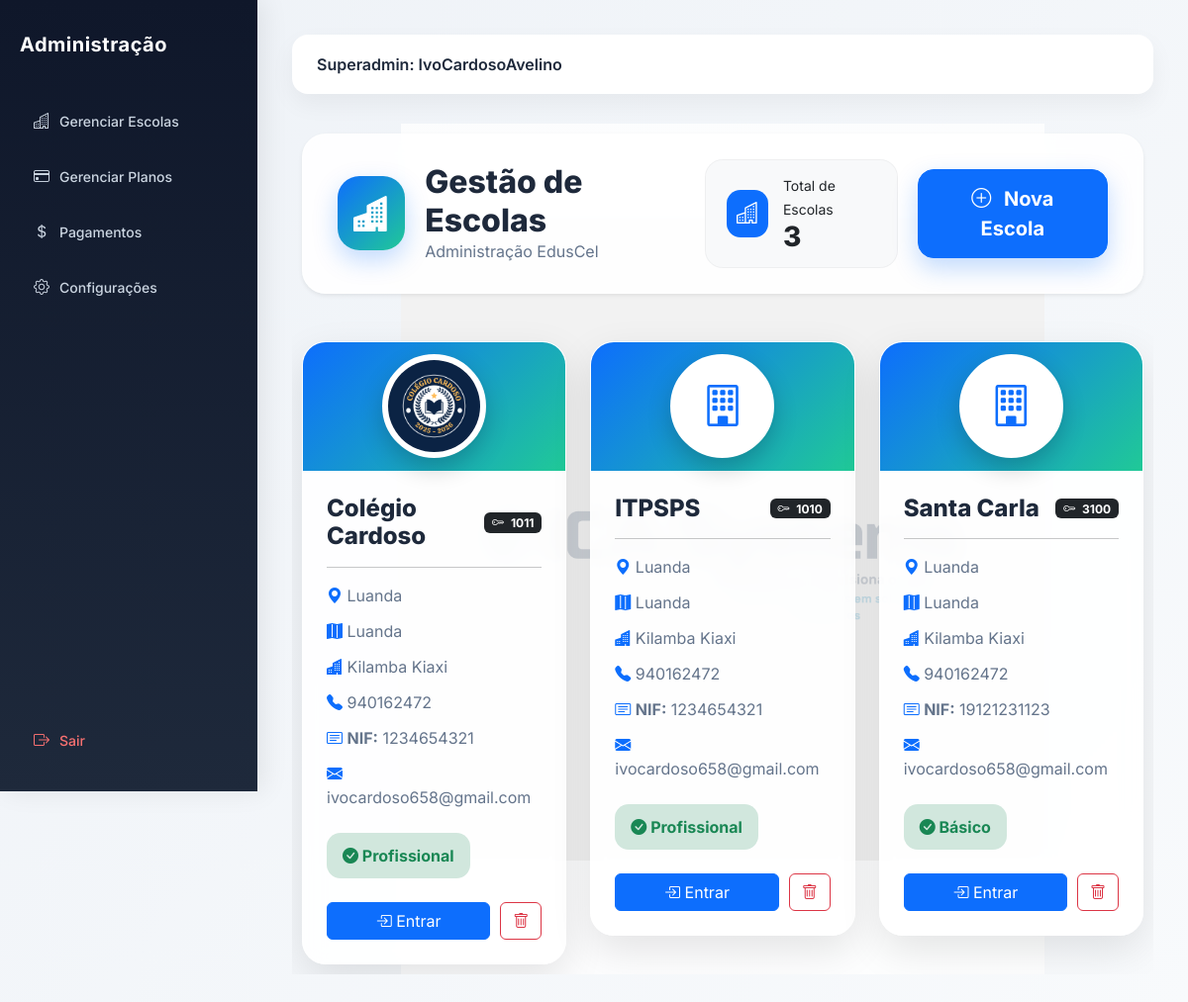
/escolas/ (signed in), run on the app's committed database.
### users/models.py (models this page shows, shortened)
class User(AbstractUser):
    ROLE_CHOICES = (
        ("SUPERADMIN", "Super Admin"),
        ("DIRETOR", "Diretor"),
        ("DIRETOR_PEDAGOGICO", "Diretor Pedagógico"),
        ("PROFESSOR", "Professor"),
        ("ALUNO", "Aluno"),
        ("FINANCEIRO", "Financeiro"),
        ("SECRETARIA", "Secretaria"),
    )
    role = models.CharField(
        max_length=25,
        choices=ROLE_CHOICES,
        default="ALUNO",
        verbose_name="Perfil"
    )
    ativo = models.BooleanField(
        default=True,
        verbose_name="Ativo"
    )
    escola = models.ForeignKey(
        "academic.Escola",
        on_delete=models.CASCADE,
        null=True,
        blank=True,
        related_name="usuarios",
        verbose_name="Escola"
    )
    telefone = models.CharField(
        max_length=20,
        unique=True,
        null=True,
        blank=True,
        verbose_name="Telefone"
    )
    telefone_verificado = models.BooleanField(
        default=False,
        verbose_name="Telefone Verificado"
    )
    email_verificado = models.BooleanField(
        default=False,
        verbose_name="Email Verificado"
    )
    criado_em = models.DateTimeField(
        auto_now_add=True,
        verbose_name="Criado em"
    )
    tentativas_login = models.PositiveIntegerField(
        default=0
    )
    bloqueado_ate = models.DateTimeField(
        null=True,
        blank=True
    )
    otp_codigo = models.CharField(
        max_length=128,
        null=True,
        blank=True,
        verbose_name="OTP"
    )
    otp_expira_em = models.DateTimeField(
        null=True,
        blank=True,
        verbose_name="Expira em"
    )
    otp_tentativas = models.PositiveIntegerField(
        default=0,
        verbose_name="Tentativas OTP"
    )
    ultimo_envio_otp = models.DateTimeField(
        null=True,
        blank=True,
        verbose_name="Último envio OTP"
    )
    objects = UserManager()

### academic/models.py (models this page shows, shortened)
class Escola(models.Model):
    nome = models.CharField(
        "Nome da Escola",
        max_length=255
    )
    codigo = models.CharField(
        "Código da Escola",
        max_length=10,
        unique=True,
        blank=True,
        help_text="Código usado no login da escola"
    )
    logo = models.ImageField(
        upload_to='logos_escolas/',
        blank=True,
        null=True
    )
    endereco = models.CharField(
        "Endereço",
        max_length=255
    )
    provincia = models.CharField(
        "Província",
        max_length=100,
        blank=True,
        null=True
    )
    municipio = models.CharField(
        "Município",
        max_length=100,
        blank=True,
        null=True
    )
    telefone = models.CharField(
        "Telefone",
        max_length=20
    )
    nif = models.CharField(
        "NIF",
        max_length=14,
        blank=True,
        null=True,
        help_text="Número de Identificação Fiscal da escola"
    )
    email = models.EmailField(
        "Email da Escola",
        max_length=254,
        blank=True,
        null=True,
        help_text="Email oficial da escola"
    )
    plano = models.ForeignKey(
        "Plano",
        on_delete=models.SET_NULL,
        null=True,
        blank=True,
        related_name="escolas",
        verbose_name="Plano"
    )
    data_expiracao = models.DateField(
        "Data de Expiração do Plano",
        null=True,
        blank=True
    )
    ativo = models.BooleanField(
        "Ativo",
        default=True
    )
    criada_em = models.DateTimeField(
        "Criada em",
        auto_now_add=True
    )
    class Meta:
        verbose_name = "Escola"
        verbose_name_plural = "Escolas"
        ordering = ["nome"]
    def esta_ativa(self):
        if not self.ativo:
            return False
        if (
            self.data_expiracao
            and self.data_expiracao < timezone.now().date()
        ):
            return False
        return True

class Plano(models.Model):
    nome = models.CharField(
        max_length=100,
        unique=True
    )
    limite_alunos = models.PositiveIntegerField()
    valor_mensal = models.DecimalField(
        max_digits=10,
        decimal_places=2
    )
    ativo = models.BooleanField(
        default=True
    )

### core/views.py (the view)
# urls.py: path('escolas/', views.lista_escolas, name='escolas'),
@login_required
def lista_escolas(request):
    if request.user.role != 'SUPERADMIN':
        return redirect('dashboard')
    escolas = Escola.objects.all()
    context = {
        'escolas': escolas,
    }
    return render(request, 'escolas.html', context)

### core/templates/escolas.html (shortened to what this page needs)
{% extends 'admin.html' %}
{% block content %}
<div class="container-fluid escolas-page">
    <div class="dashboard-header shadow-sm">
        <div class="brand-area">
            <div class="header-icon">
                <i class="bi bi-buildings-fill"></i>
            </div>
            <div>
                <h2>
                    Gestão de Escolas
                </h2>
                <p>
                    Administração EdusCel
                </p>
            </div>
        </div>
        <div class="dashboard-actions">
            <div class="stat-card">
                <div class="icon-box">
                    <i class="bi bi-buildings"></i>
                </div>
                <div>
                    <small>
                        Total de Escolas
                    </small>
                    <h3>
                        {{ escolas|length }}
                    </h3>
                </div>
            </div>
            <a href="/admin/academic/escola/add/"
               class="btn btn-primary btn-lg btn-new-school">
                <i class="bi bi-plus-circle me-2"></i>
                Nova Escola
            </a>
        </div>
    </div>
    <div class="row g-4 mt-4">
    {% for escola in escolas %}
        <div class="col-xl-4 col-lg-6 col-md-6">
            <div class="school-card">
                <div class="school-cover">
                    {% if escola.logo %}
                    <img src="{{ escola.logo.url }}"
                         class="school-logo">
                    {% else %}
                    <div class="default-logo">
                        <i class="bi bi-building"></i>
                    </div>
                    {% endif %}
                </div>
                <div class="p-4">
                    <div class="school-title">
                        <h4>
                            {{ escola.nome }}
                        </h4>
                        <span class="badge bg-dark">
                            <i class="bi bi-key me-1"></i>
                            {{ escola.codigo }}
                        </span>
                    </div>
                    <hr>
                    <div class="school-details">
                        {% if escola.endereco %}
                        <div>
                            <i class="bi bi-geo-alt-fill"></i>
                            {{ escola.endereco }}
                        </div>
                        {% endif %}
                        {% if escola.provincia %}
                        <div>
                            <i class="bi bi-map-fill"></i>
                            {{ escola.provincia }}
                        </div>
                        {% endif %}
                        {% if escola.municipio %}
                        <div>
                            <i class="bi bi-buildings-fill"></i>
                            {{ escola.municipio }}
                        </div>
                        {% endif %}
                        {% if escola.telefone %}
                        <div>
                            <i class="bi bi-telephone-fill"></i>
                            {{ escola.telefone }}
                        </div>
                        {% endif %}
                        {% if escola.nif %}
                        <div>
                            <i class="bi bi-card-text"></i>
                            <strong>NIF:</strong>
                            {{ escola.nif }}
                        </div>
                        {% endif %}
                        {% if escola.email %}
                        <div>
                            <i class="bi bi-envelope-fill"></i>
                            {{ escola.email }}
                        </div>
                        {% endif %}
                    </div>
                    <div class="mt-4">
                    {% if escola.plano %}
                        {% if escola.esta_ativa %}
                        <span class="status-active">
                            <i class="bi bi-check-circle-fill"></i>
                            {{ escola.plano.nome }}
                        </span>
                        {% else %}
                        <span class="status-danger">
                            <i class="bi bi-x-circle-fill"></i>
                            Plano expirado
                        </span>
                        {% endif %}
                    {% else %}
                        <span class="status-neutral">
                            Sem plano
                        </span>
                    {% endif %}
                    </div>
                    <div class="school-actions mt-4">
                        <a href="{% url 'selecionar_escola' escola.id %}"
                           class="btn btn-primary flex-grow-1">
                            <i class="bi bi-box-arrow-in-right"></i>
                            Entrar
                        </a>
                        <form method="POST"
                              action="{% url 'eliminar_escola' escola.id %}"
                              onsubmit="return confirm('Deseja eliminar esta escola?');">
                            <button class="btn btn-outline-danger">
                                <i class="bi bi-trash"></i>
                            </button>
                        </form>
                    </div>
                </div>
            </div>
        </div>
    {% endfor %}
    </div>
</div>
{% endblock %}

### core/templates/admin.html (shortened to what this page needs)
<!DOCTYPE html>
<html lang="pt">
<head>
    <link href="https://cdn.jsdelivr.net/npm/bootstrap@5.3.2/dist/css/bootstrap.min.css" rel="stylesheet">
    <link rel="stylesheet" href="https://cdn.jsdelivr.net/npm/bootstrap-icons@1.11.1/font/bootstrap-icons.css">
</head>
<body>
<div class="sidebar">
    <div class="brand">
        Administração
    </div>
    <ul class="menu">
        <li class="menu-item">
                <a href="/escolas/" class="menu-link">
                    <i class="bi bi-buildings"></i> Gerenciar Escolas
                </a>
        </li>
        <li class="menu-item">
            <a href="/planos/" class="menu-link">
                <i class="bi bi-credit-card"></i> Gerenciar Planos
            </a>
        </li>
        <li class="menu-item">
            <a href="/pagamentos-escolas/" class="menu-link">
                <i class="bi bi-currency-dollar"></i> Pagamentos
            </a>
        </li>
        <li class="menu-item">
            <a href="/configuracoes/" class="menu-link">
                <i class="bi bi-gear"></i> Configurações
            </a>
        </li>
    </ul>
    <div class="sidebar-footer">
        <a href="/logout/" class="menu-link logout-link">
            <i class="bi bi-box-arrow-right"></i> Sair
        </a>
    </div>
</div>
<div class="content">
    <div class="topbar">
        <div class="user-info">
            Superadmin: {{ user.username }}
        </div>
    </div>
    {% block content %}{% endblock %}
</div>
</body>
</html>

### core/templates/admin.html (style rules this page uses)
body { margin: 0; font-family: 'Inter', sans-serif; background: linear-gradient(135deg, #eef2f7, #f8fafc); }
.sidebar { position: fixed; width: 260px; height: 100vh; background: linear-gradient(180deg, #0f172a, #1e293b); padding: 30px 20px; color: white; box-shadow: 6px 0 25px rgba(0,0,0,0.08); }
.brand { font-size: 20px; font-weight: 700; margin-bottom: 40px; letter-spacing: 0.5px; }
.menu { list-style: none; padding: 0; margin: 0; }
.menu-item { margin-bottom: 12px; }
.menu-link { display: flex; align-items: center; text-decoration: none; padding: 10px 14px; border-radius: 10px; color: #cbd5e1; font-weight: 500; transition: 0.3s; font-size: 14px; }
.menu-link i { margin-right: 10px; font-size: 16px; }
.sidebar-footer { position: absolute; bottom: 30px; width: 85%; }
.logout-link { color: #f87171; }
.content { margin-left: 260px; padding: 35px; }
.topbar { background: white; padding: 18px 25px; border-radius: 16px; box-shadow: 0 10px 25px rgba(0,0,0,0.05); margin-bottom: 30px; display: flex; justify-content: space-between; align-items: center; }
.user-info { font-weight: 600; color: #1e293b; }

### core/templates/escolas.html (style rules this page uses)
.escolas-page { font-family:'Inter', sans-serif; position:relative; min-height:90vh; padding:10px; overflow:hidden; }
.escolas-page::before { content:""; position:absolute; inset:0; background-image: linear-gradient( rgba(255,255,255,.78), rgba(255,255,255,.78) ), url("/media/ica.png"); background-repeat:no-repeat; background-position:center 45%; background-size:650px; z-index:-1; }
.escolas-page::after { content:""; position:absolute; width:700px; height:700px; top:50%; left:50%; transform:translate(-50%,-45%); background: radial-gradient( circle, rgba(13,110,253,.15), transparent 65% ); z-index:-2; }
.dashboard-header { background: rgba(255,255,255,.88); backdrop-filter:blur(12px); border-radius:24px; padding:25px 35px; display:flex; justify-content:space-between; align-items:center; gap:20px; border:1px solid rgba(255,255,255,.8); box-shadow: 0 15px 40px rgba(0,0,0,.08); }
.brand-area { display:flex; align-items:center; gap:20px; }
.brand-area h2 { font-weight:800; margin:0; color:#1e293b; }
.brand-area p { color:#64748b; margin:0; }
.dashboard-actions { display:flex; align-items:center; gap:20px; }
.stat-card { display:flex; align-items:center; gap:15px; padding:14px 22px; border-radius:18px; background: rgba(248,249,250,.90); box-shadow: inset 0 0 0 1px rgba(0,0,0,.04); }
.icon-box { width:48px; height:48px; border-radius:14px; background:#0d6efd; color:white; display:flex; align-items:center; justify-content:center; font-size:22px; }
.stat-card h3 { margin:0; font-weight:800; }
.btn-new-school { border-radius:16px; padding:14px 28px; font-weight:700; box-shadow: 0 10px 25px rgba(13,110,253,.25); }
.school-card { background: rgba(255,255,255,.90); backdrop-filter:blur(10px); border-radius:24px; overflow:hidden; box-shadow: 0 15px 40px rgba(0,0,0,.10); transition:.35s; border: 1px solid rgba(255,255,255,.7); }
.school-cover { height:130px; background: linear-gradient( 135deg, #0d6efd, #20c997 ); display:flex; align-items:center; justify-content:center; }
.school-logo, .default-logo { width:105px; height:105px; border-radius:50%; border:6px solid white; background:white; box-shadow: 0 10px 25px rgba(0,0,0,.20); }
.school-logo { object-fit:cover; }
.default-logo { display:flex; align-items:center; justify-content:center; font-size:42px; color:#0d6efd; }
.school-title { display:flex; justify-content:space-between; align-items:center; gap:10px; }
.school-title h4 { font-weight:800; margin:0; color:#1e293b; }
.school-details div { margin-bottom:12px; color:#64748b; }
.school-details i { color:#0d6efd; width:25px; }
.status-active, .status-danger, .status-neutral { padding:11px 16px; border-radius:14px; font-weight:700; display:inline-block; }
.status-active { background:#d1e7dd; color:#198754; }
.school-actions { display:flex; gap:10px; }
.header-icon { width: 75px; height: 75px; border-radius: 22px; background: linear-gradient( 135deg, #0d6efd, #20c997 ); color: white; display: flex; align-items: center; justify-content: center; font-size: 36px; box-shadow: 0 10px 25px rgba(13,110,253,.25); transition: all .3s ease; }
.header-icon i { line-height: 1; }

### data on the page
User: username "IvoCardosoAvelino"
Escola: logo (picture), nome "Colégio Cardoso", codigo "1011", endereco "Luanda", provincia "Luanda", municipio "Kilamba Kiaxi", telefone "940162472", nif "1234654321", email "ivocardoso658@gmail.com", plano.nome "Profissional"
Escola: nome "ITPSPS", codigo "1010", endereco "Luanda", provincia "Luanda", municipio "Kilamba Kiaxi", telefone "940162472", nif "1234654321", email "ivocardoso658@gmail.com", plano.nome "Profissional"
Escola: nome "Santa Carla", codigo "3100", endereco "Luanda", provincia "Luanda", municipio "Kilamba Kiaxi", telefone "940162472", nif "19121231123", email "ivocardoso658@gmail.com", plano.nome "Básico"

### other printed values
{{ escolas|length }} "3"
